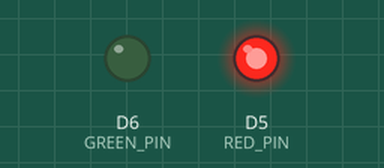
This sketch was run on a simulated ESP8266 (NodeMCU). On the bench: output pins drawn as LEDs (lit = HIGH).

Above: at 0.05 s.
At 1.5 s:
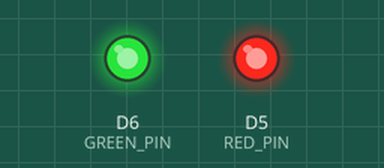
At 3.0 s:
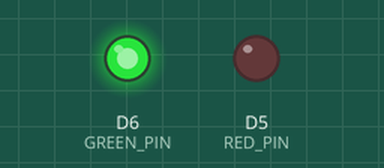
Timing chart, 0 to 6.9 s (numbered marks = the images above):
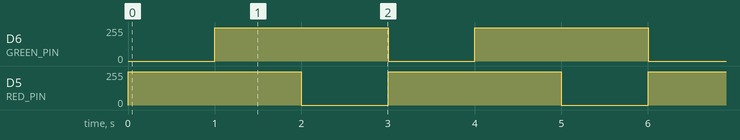

The sketch:

two_color_led.ino
```cpp
#define RED_PIN D5
#define GREEN_PIN D6

void setup() {
    pinMode(GREEN_PIN, OUTPUT);
    pinMode(RED_PIN, OUTPUT);
}

void loop() {
    analogWrite(GREEN_PIN, 0);
    analogWrite(RED_PIN, 250);
    delay(1000);

    analogWrite(GREEN_PIN, 250);
    analogWrite(RED_PIN, 250);
    delay(1000);

    analogWrite(GREEN_PIN, 250);
    analogWrite(RED_PIN, 0);
    delay(1000);
}
```

Measured:
- by itself, D6 (GREEN_PIN), D5 (RED_PIN): alternates 250/255 for 2.0 s and 0/255 for 1.0 s
